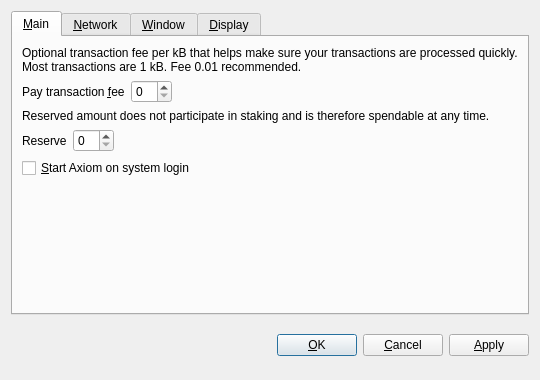
<?xml version="1.0" encoding="UTF-8"?>
<ui version="4.0">
 <class>OptionsDialog</class>
 <widget class="QDialog" name="OptionsDialog">
  <property name="geometry">
   <rect>
    <x>0</x>
    <y>0</y>
    <width>540</width>
    <height>380</height>
   </rect>
  </property>
  <property name="windowTitle">
   <string>Options</string>
  </property>
  <property name="modal">
   <bool>true</bool>
  </property>
  <layout class="QVBoxLayout" name="verticalLayout">
   <item>
    <widget class="QTabWidget" name="tabWidget">
     <property name="tabPosition">
      <enum>QTabWidget::North</enum>
     </property>
     <property name="currentIndex">
      <number>0</number>
     </property>
     <widget class="QWidget" name="tabMain">
      <attribute name="title">
       <string>&amp;Main</string>
      </attribute>
      <layout class="QVBoxLayout" name="verticalLayout_Main">
       <item>
        <widget class="QLabel" name="transactionFeeInfoLabel">
         <property name="text">
          <string>Optional transaction fee per kB that helps make sure your transactions are processed quickly. Most transactions are 1 kB. Fee 0.01 recommended.</string>
         </property>
         <property name="textFormat">
          <enum>Qt::PlainText</enum>
         </property>
         <property name="wordWrap">
          <bool>true</bool>
         </property>
        </widget>
       </item>
       <item>
        <layout class="QHBoxLayout" name="horizontalLayoutFee">
         <item>
          <widget class="QLabel" name="transactionFeeLabel">
           <property name="text">
            <string>Pay transaction &amp;fee</string>
           </property>
           <property name="textFormat">
            <enum>Qt::PlainText</enum>
           </property>
           <property name="buddy">
            <cstring>transactionFee</cstring>
           </property>
          </widget>
         </item>
         <item>
          <widget class="BitcoinAmountField" name="transactionFee"/>
         </item>
         <item>
          <spacer name="horizontalSpacerFee">
           <property name="orientation">
            <enum>Qt::Horizontal</enum>
           </property>
           <property name="sizeHint" stdset="0">
            <size>
             <width>40</width>
             <height>20</height>
            </size>
           </property>
          </spacer>
         </item>
        </layout>
       </item>
       <item>
        <widget class="QLabel" name="reserveBalanceInfoLabel">
         <property name="text">
          <string>Reserved amount does not participate in staking and is therefore spendable at any time.</string>
         </property>
         <property name="textFormat">
          <enum>Qt::PlainText</enum>
         </property>
         <property name="wordWrap">
          <bool>true</bool>
         </property>
        </widget>
       </item>
       <item>
        <layout class="QHBoxLayout" name="horizontalLayoutReserveBalance">
         <item>
          <widget class="QLabel" name="reserveBalanceLabel">
           <property name="text">
            <string>Reserve</string>
           </property>
           <property name="textFormat">
            <enum>Qt::PlainText</enum>
           </property>
           <property name="buddy">
            <cstring>reserveBalance</cstring>
           </property>
          </widget>
         </item>
         <item>
          <widget class="BitcoinAmountField" name="reserveBalance"/>
         </item>
         <item>
          <spacer name="horizontalSpacerReserveBalance">
           <property name="orientation">
            <enum>Qt::Horizontal</enum>
           </property>
           <property name="sizeHint" stdset="0">
            <size>
             <width>40</width>
             <height>20</height>
            </size>
           </property>
          </spacer>
         </item>
        </layout>
       </item>
       <item>
        <widget class="QCheckBox" name="bitcoinAtStartup">
         <property name="toolTip">
          <string>Automatically start Axiom after logging in to the system.</string>
         </property>
         <property name="text">
          <string>&amp;Start Axiom on system login</string>
         </property>
        </widget>
       </item>
       <item>
        <spacer name="verticalSpacer_Main">
         <property name="orientation">
          <enum>Qt::Vertical</enum>
         </property>
         <property name="sizeHint" stdset="0">
          <size>
           <width>20</width>
           <height>40</height>
          </size>
         </property>
        </spacer>
       </item>
      </layout>
     </widget>
     <widget class="QWidget" name="tabNetwork">
      <attribute name="title">
       <string>&amp;Network</string>
      </attribute>
      <layout class="QVBoxLayout" name="verticalLayout_Network">
       <item>
        <widget class="QCheckBox" name="mapPortUpnp">
         <property name="toolTip">
          <string>Automatically open the Axiom client port on the router. This only works when your router supports UPnP and it is enabled.</string>
         </property>
         <property name="text">
          <string>Map port using &amp;UPnP</string>
         </property>
        </widget>
       </item>
       <item>
        <widget class="QCheckBox" name="connectSocks">
         <property name="toolTip">
          <string>Connect to the Axiom network through a SOCKS5 proxy (e.g. when connecting through Tor).</string>
         </property>
         <property name="text">
          <string>&amp;Connect through SOCKS5 proxy:</string>
         </property>
        </widget>
       </item>
       <item>
        <layout class="QHBoxLayout" name="horizontalLayout_Network">
         <item>
          <widget class="QLabel" name="proxyIpLabel">
           <property name="text">
            <string>Proxy &amp;IP:</string>
           </property>
           <property name="textFormat">
            <enum>Qt::PlainText</enum>
           </property>
           <property name="buddy">
            <cstring>proxyIp</cstring>
           </property>
          </widget>
         </item>
         <item>
          <widget class="QValidatedLineEdit" name="proxyIp">
           <property name="maximumSize">
            <size>
             <width>140</width>
             <height>16777215</height>
            </size>
           </property>
           <property name="toolTip">
            <string>IP address of the proxy (e.g. 127.0.0.1)</string>
           </property>
          </widget>
         </item>
         <item>
          <widget class="QLabel" name="proxyPortLabel">
           <property name="text">
            <string>&amp;Port:</string>
           </property>
           <property name="textFormat">
            <enum>Qt::PlainText</enum>
           </property>
           <property name="buddy">
            <cstring>proxyPort</cstring>
           </property>
          </widget>
         </item>
         <item>
          <widget class="QLineEdit" name="proxyPort">
           <property name="maximumSize">
            <size>
             <width>55</width>
             <height>16777215</height>
            </size>
           </property>
           <property name="toolTip">
            <string>Port of the proxy (e.g. 9050)</string>
           </property>
          </widget>
         </item>
         <item>
          <spacer name="horizontalSpacer_Network">
           <property name="orientation">
            <enum>Qt::Horizontal</enum>
           </property>
           <property name="sizeHint" stdset="0">
            <size>
             <width>40</width>
             <height>20</height>
            </size>
           </property>
          </spacer>
         </item>
        </layout>
       </item>
       <item>
        <spacer name="verticalSpacer_Network">
         <property name="orientation">
          <enum>Qt::Vertical</enum>
         </property>
         <property name="sizeHint" stdset="0">
          <size>
           <width>20</width>
           <height>40</height>
          </size>
         </property>
        </spacer>
       </item>
      </layout>
     </widget>
     <widget class="QWidget" name="tabWindow">
      <attribute name="title">
       <string>&amp;Window</string>
      </attribute>
      <layout class="QVBoxLayout" name="verticalLayout_Window">
       <item>
        <widget class="QCheckBox" name="minimizeToTray">
         <property name="toolTip">
          <string>Show only a tray icon after minimizing the window.</string>
         </property>
         <property name="text">
          <string>&amp;Minimize to the tray instead of the taskbar</string>
         </property>
        </widget>
       </item>
       <item>
        <widget class="QCheckBox" name="minimizeOnClose">
         <property name="toolTip">
          <string>Minimize instead of exit the application when the window is closed. When this option is enabled, the application will be closed only after selecting Quit in the menu.</string>
         </property>
         <property name="text">
          <string>M&amp;inimize on close</string>
         </property>
        </widget>
       </item>
       <item>
        <spacer name="verticalSpacer_Window">
         <property name="orientation">
          <enum>Qt::Vertical</enum>
         </property>
         <property name="sizeHint" stdset="0">
          <size>
           <width>20</width>
           <height>40</height>
          </size>
         </property>
        </spacer>
       </item>
      </layout>
     </widget>
     <widget class="QWidget" name="tabDisplay">
      <attribute name="title">
       <string>&amp;Display</string>
      </attribute>
      <layout class="QVBoxLayout" name="verticalLayout_Display">
       <item>
        <layout class="QHBoxLayout" name="horizontalLayout_1_Display">
         <item>
          <widget class="QLabel" name="langLabel">
           <property name="text">
            <string>User Interface &amp;language:</string>
           </property>
           <property name="textFormat">
            <enum>Qt::PlainText</enum>
           </property>
           <property name="buddy">
            <cstring>lang</cstring>
           </property>
          </widget>
         </item>
         <item>
          <widget class="QValueComboBox" name="lang">
           <property name="toolTip">
            <string>The user interface language can be set here. This setting will take effect after restarting Axiom.</string>
           </property>
          </widget>
         </item>
        </layout>
       </item>
       <item>
        <layout class="QHBoxLayout" name="horizontalLayout_2_Display">
         <item>
          <widget class="QLabel" name="unitLabel">
           <property name="text">
            <string>&amp;Unit to show amounts in:</string>
           </property>
           <property name="textFormat">
            <enum>Qt::PlainText</enum>
           </property>
           <property name="buddy">
            <cstring>unit</cstring>
           </property>
          </widget>
         </item>
         <item>
          <widget class="QValueComboBox" name="unit">
           <property name="toolTip">
            <string>Choose the default subdivision unit to show in the interface and when sending coins.</string>
           </property>
          </widget>
         </item>
        </layout>
       </item>
       <item>
        <widget class="QCheckBox" name="coinControlFeatures">
         <property name="toolTip">
          <string>Whether to show coin control features or not.</string>
         </property>
         <property name="text">
          <string>Display coin &amp;control features (experts only!)</string>
         </property>
        </widget>
       </item>
       <item>
        <widget class="QCheckBox" name="minimizeCoinAge">
         <property name="toolTip">
          <string>Whether to select the coin outputs randomly or with minimal coin age.</string>
         </property>
         <property name="text">
          <string>Minimize weight consumption (experimental)</string>
         </property>
        </widget>
       </item>
       <item>
        <widget class="QCheckBox" name="useBlackTheme">
         <property name="text">
          <string>Use black visual theme (requires restart)</string>
         </property>
        </widget>
       </item>
       <item>
        <spacer name="verticalSpacer_Display">
         <property name="orientation">
          <enum>Qt::Vertical</enum>
         </property>
         <property name="sizeHint" stdset="0">
          <size>
           <width>20</width>
           <height>40</height>
          </size>
         </property>
        </spacer>
       </item>
      </layout>
     </widget>
    </widget>
   </item>
   <item>
    <layout class="QHBoxLayout" name="horizontalLayout_Buttons">
     <item>
      <spacer name="horizontalSpacer_1">
       <property name="orientation">
        <enum>Qt::Horizontal</enum>
       </property>
       <property name="sizeHint" stdset="0">
        <size>
         <width>40</width>
         <height>48</height>
        </size>
       </property>
      </spacer>
     </item>
     <item>
      <widget class="QLabel" name="statusLabel">
       <property name="font">
        <font>
         <weight>75</weight>
         <bold>true</bold>
        </font>
       </property>
       <property name="text">
        <string/>
       </property>
       <property name="textFormat">
        <enum>Qt::PlainText</enum>
       </property>
       <property name="wordWrap">
        <bool>true</bool>
       </property>
      </widget>
     </item>
     <item>
      <spacer name="horizontalSpacer_2">
       <property name="orientation">
        <enum>Qt::Horizontal</enum>
       </property>
       <property name="sizeHint" stdset="0">
        <size>
         <width>40</width>
         <height>48</height>
        </size>
       </property>
      </spacer>
     </item>
     <item>
      <widget class="QPushButton" name="okButton">
       <property name="text">
        <string>&amp;OK</string>
       </property>
      </widget>
     </item>
     <item>
      <widget class="QPushButton" name="cancelButton">
       <property name="text">
        <string>&amp;Cancel</string>
       </property>
       <property name="autoDefault">
        <bool>false</bool>
       </property>
      </widget>
     </item>
     <item>
      <widget class="QPushButton" name="applyButton">
       <property name="text">
        <string>&amp;Apply</string>
       </property>
       <property name="autoDefault">
        <bool>false</bool>
       </property>
      </widget>
     </item>
    </layout>
   </item>
  </layout>
 </widget>
 <customwidgets>
  <customwidget>
   <class>BitcoinAmountField</class>
   <extends>QSpinBox</extends>
   <header>bitcoinamountfield.h</header>
  </customwidget>
  <customwidget>
   <class>QValueComboBox</class>
   <extends>QComboBox</extends>
   <header>qvaluecombobox.h</header>
  </customwidget>
  <customwidget>
   <class>QValidatedLineEdit</class>
   <extends>QLineEdit</extends>
   <header>qvalidatedlineedit.h</header>
  </customwidget>
 </customwidgets>
 <resources/>
 <connections/>
</ui>
